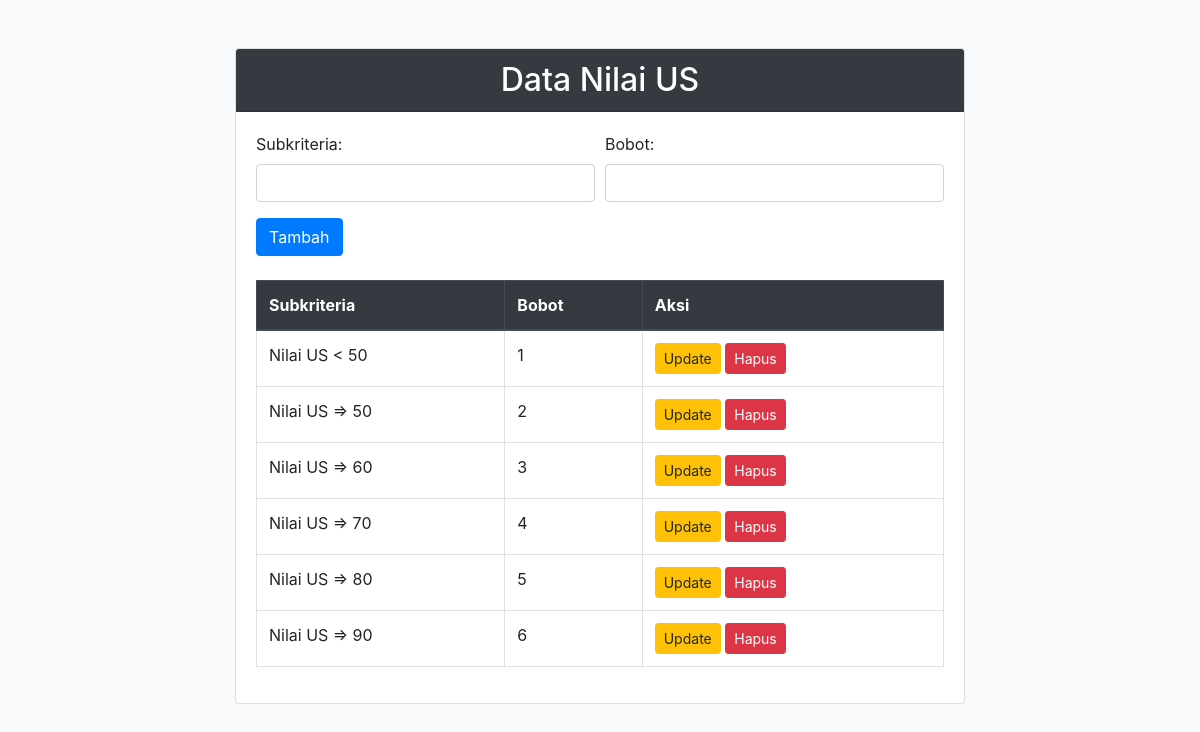
Screenshot of /data_nilai_us.php with the database file from the repository.
### tables this page shows
CREATE TABLE IF NOT EXISTS `subkriteria_nilai_us` (
  `Subkriteria` varchar(50) NOT NULL,
  `Bobot` int NOT NULL,
  PRIMARY KEY (`Subkriteria`)
);

### data_nilai_us.php (the view, shortened to what this page needs)
<?php
include 'koneksi.php';
function ambilDataNilaiUS()
{
    global $koneksi;
    $query = "SELECT * FROM Subkriteria_Nilai_US";
    $result = mysqli_query($koneksi, $query);
    $dataNilaiUS = [];
    while ($row = mysqli_fetch_assoc($result)) {
        $dataNilaiUS[] = $row;
    }
    return $dataNilaiUS;
}
$dataNilaiUS = ambilDataNilaiUS();
?>
<!DOCTYPE html>
<html lang="en">
<head>
    <link href="https://stackpath.bootstrapcdn.com/bootstrap/4.3.1/css/bootstrap.min.css" rel="stylesheet">
</head>
<body class="bg-light">
    <div class="container mt-5">
        <div class="row">
            <div class="col-md-8 offset-md-2">
                <div class="card">
                    <div class="card-header bg-dark text-white">
                        <h2 class="text-center mb-0">Data Nilai US</h2>
                    </div>
                    <div class="card-body">
                        <form method="post" action="" class="mb-4">
                            <div class="form-row">
                                <div class="form-group col-md-6">
                                    <label for="subkriteria">Subkriteria:</label>
                                    <input type="text" name="subkriteria" class="form-control" required>
                                </div>
                                <div class="form-group col-md-6">
                                    <label for="bobot">Bobot:</label>
                                    <input type="text" name="bobot" class="form-control" required>
                                </div>
                            </div>
                            <button type="submit" name="tambah" class="btn btn-primary">Tambah</button>
                        </form>
                        <table class="table table-bordered">
                            <thead class="thead-dark">
                                <tr>
                                    <th>Subkriteria</th>
                                    <th>Bobot</th>
                                    <th>Aksi</th>
                                </tr>
                            </thead>
                            <tbody>
                                <?php if (!empty($dataNilaiUS)) : ?>
                                    <?php foreach ($dataNilaiUS as $nilaiUS) : ?>
                                        <tr>
                                            <td><?= $nilaiUS['Subkriteria']; ?></td>
                                            <td><?= $nilaiUS['Bobot']; ?></td>
                                            <td>
                                                <a href="?aksi=update&subkriteria=<?= $nilaiUS['Subkriteria']; ?>" class="btn btn-warning btn-sm">Update</a>
                                                <a href="?aksi=hapus&subkriteria=<?= $nilaiUS['Subkriteria']; ?>" class="btn btn-danger btn-sm" onclick="return confirm('Apakah Anda yakin ingin menghapus data nilai US ini?')">Hapus</a>
                                            </td>
                                        </tr>
                                    <?php endforeach; ?>
                                <?php else : ?>
                                    <tr>
                                        <td colspan="3" class="text-center">Tidak ada data nilai US.</td>
                                    </tr>
                                <?php endif; ?>
                            </tbody>
                        </table>
                    </div>
                </div>
            </div>
        </div>
    </div>
</body>
</html>

### rows the page displays
subkriteria_nilai_us: Subkriteria "Nilai US < 50", Bobot "1"
subkriteria_nilai_us: Subkriteria "Nilai US => 50", Bobot "2"
subkriteria_nilai_us: Subkriteria "Nilai US => 60", Bobot "3"
subkriteria_nilai_us: Subkriteria "Nilai US => 70", Bobot "4"
subkriteria_nilai_us: Subkriteria "Nilai US => 80", Bobot "5"
subkriteria_nilai_us: Subkriteria "Nilai US => 90", Bobot "6"
